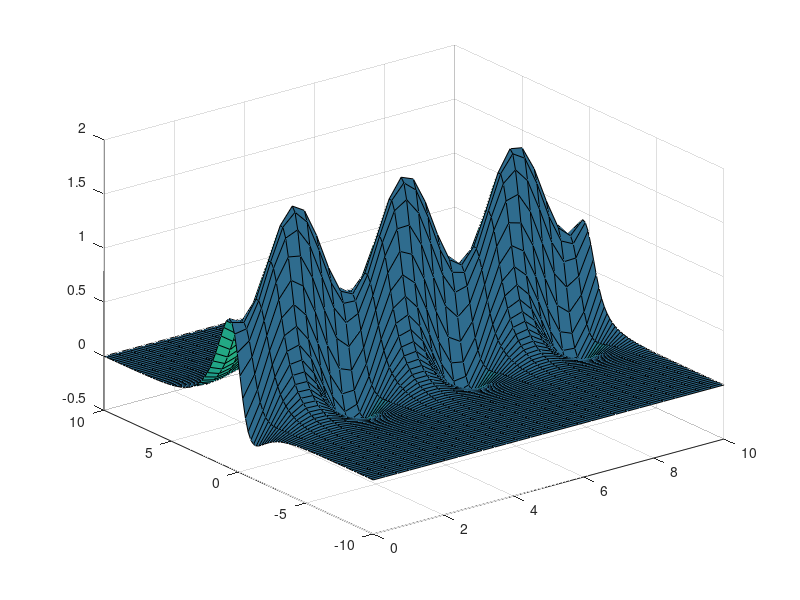
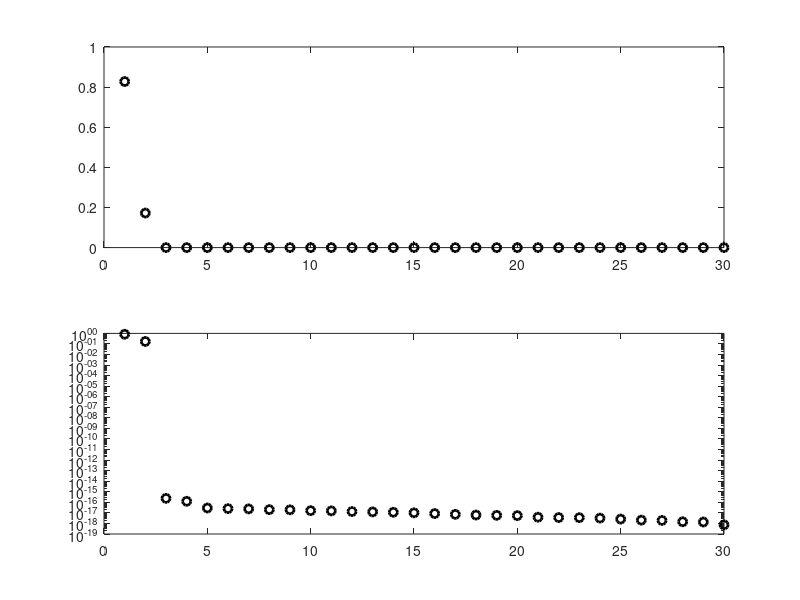
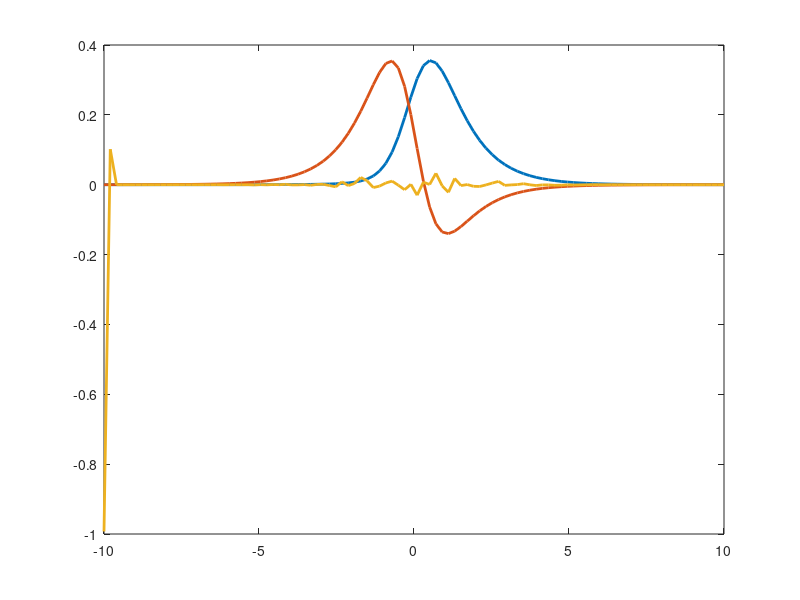
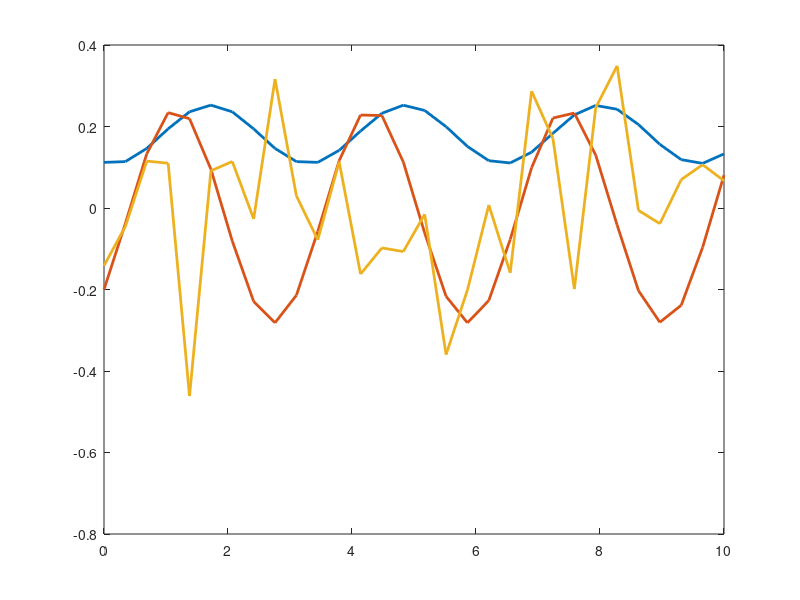

MATLAB code to generate these figures, in order:
%% DJC AMATH 582 - lecture on 2/5/2016 
close all,clear all;clc
x = linspace(0,1,25);
t = linspace(0,2,50); 

% 25 rows is space, 50 columns is time 
[T,X] = meshgrid(t,x);
f = exp(-abs((X-0.5).*(T-1)))+sin(X.*T);

% reduced gives you NOT square matrix, econ only gives you out what you
% want. In GENERAL, use economy method 
[u,s,v] = svd(f,'econ'); 

figure(1)
surfl(X,T,f),% shading interp, colormap(hot) 

% look at diagonal of matrix S - singular values
figure(2)
plot(diag(s),'ko','Linewidth',[2])

% to get percentage in mode
subplot(2,1,1) % plot normal
plot(diag(s)/sum(diag(s)),'ko','Linewidth',[2])
subplot(2,1,2) % plot semilog
semilogy(diag(s)/sum(diag(s)),'ko','Linewidth',[2])

% look at the modes 
figure(3)
plot(x,u(:,1:3),'Linewidth',[2])

% look at temporal part - columns of v
plot(t,v(:,1:3),'Linewidth',[2])

% low rank reconstruction 
figure(5)
subplot(2,2,1), surfl(X,T,f)
for j = 1:3
   ff = u(:,1:j)*s(1:j,1:j)*v(:,1:j)';
   subplot(2,2,j+1)
   surfl(X,T,ff)
    
end

%% next example
close all,clear all;clc
x = linspace(-10,10,100);
t = linspace(0,10,30); 

% 25 rows is space, 50 columns is time 
[X,T] = meshgrid(x,t);
f = sech(X).*(1-0.5*cos(2*T))+(sech(X).*tanh(X)).*(1-0.5*sin(2*T));
[u,s,v] = svd(f','econ'); % he SVD'ed transpose 


figure(1)
surfl(T,X,f),% shading interp, colormap(hot) 

% look at diagonal of matrix S - singular values
figure(2)
plot(diag(s),'ko','Linewidth',[2])

% to get percentage in mode
subplot(2,1,1) % plot normal
plot(diag(s)/sum(diag(s)),'ko','Linewidth',[2])
subplot(2,1,2) % plot semilog
semilogy(diag(s)/sum(diag(s)),'ko','Linewidth',[2])

% look at the modes 
figure(3)
plot(x,u(:,1:3),'Linewidth',[2])

figure(4)
% look at temporal part - columns of v
plot(t,v(:,1:3),'Linewidth',[2])


% low rank reconstruction 
figure(5)
subplot(2,2,1), surfl(X,T,f)
for j = 1:3
   ff = u(:,1:j)*s(1:j,1:j)*v(:,1:j)';
   subplot(2,2,j+1)
   surfl(X,T,ff')
    
end
